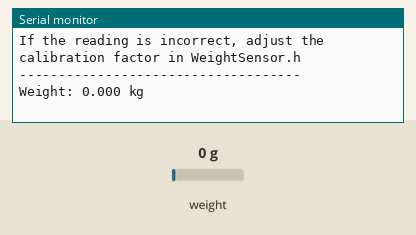
This sketch was run on a simulated ESP32-S3. Parts: the last lines printed to the serial monitor. Inputs (shaded band) come from the test bench; at power-on: weight on the scale 0 g.

Above: at 5.2 s.
5.3 s: weight on the scale set to 100 g
At 7.1 s:
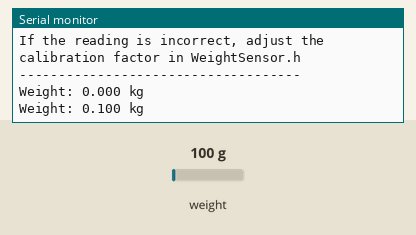
7.3 s: weight on the scale set to 1250 g
At 8.6 s:
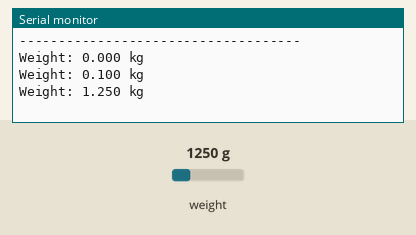
Timing chart, 0 to 10.3 s (numbered marks = the images above; inputs shaded):
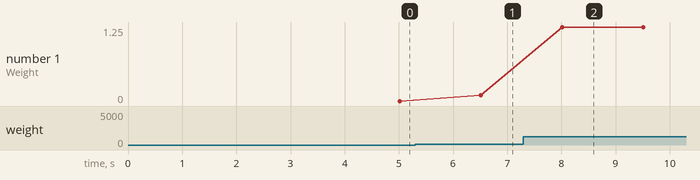

The sketch:

Weight_Test.ino
```cpp
/*
 * Load Cell Test Script (10KG)
 * ----------------------------
 * This script is used to calibrate and test your 10KG load cell.
 *
 * Connections:
 * HX711 VCC -> ESP32 3.3V
 * HX711 GND -> ESP32 GND
 * HX711 DT  -> ESP32 GPIO 5
 * HX711 SCK -> ESP32 GPIO 6
 */

#include "WeightSensor.h"

// Pin definitions - 5 and 6 are safe on ESP32-S3
#define HX711_DT  5
#define HX711_SCK 6

// Create sensor instance
WeightSensor weightSensor(HX711_DT, HX711_SCK);

void setup() {
  Serial.begin(115200);
  delay(1000);

  Serial.println("--- Load Cell Test & Calibration ---");
  Serial.println("1. Remove all weight from the scale.");
  Serial.println("2. Waiting 2 seconds to tare...");

  delay(2000);

  // Initialize and tare
  weightSensor.begin();

  Serial.println("Tare complete.");
  Serial.println("Now place a known weight (e.g., 1kg) on the scale.");
  Serial.println("If the reading is incorrect, adjust the calibration factor in WeightSensor.h");
  Serial.println("------------------------------------");
}

void loop() {
  // Read weight (average of 10 readings)
  float weight = weightSensor.getWeight(10);

  if (weight != -1.0) {
    Serial.print("Weight: ");
    Serial.print(weight, 3); // Print with 3 decimal places
    Serial.println(" kg");
  } else {
    Serial.println("Error: Could not read from HX711. Check wiring!");
  }

  delay(500); // Wait 500ms before next reading
}
```

WeightSensor.cpp
```cpp
#include "WeightSensor.h"

WeightSensor::WeightSensor(int dout, int sck) : _dout(dout), _sck(sck) {}

void WeightSensor::begin() {
    scale.begin(_dout, _sck);
    scale.set_scale(_calibrationFactor);
    scale.tare(); // Reset the scale to 0
}

float WeightSensor::getWeight(int readings) {
    if (scale.is_ready()) {
        float weight = scale.get_units(readings);
        if (weight < 0) weight = 0.0; // Prevent negative readings due to noise
        return weight;
    } else {
        Serial.println("HX711 not found.");
        return -1.0;
    }
}

void WeightSensor::tare() {
    scale.tare();
}

void WeightSensor::setCalibrationFactor(float factor) {
    _calibrationFactor = factor;
    scale.set_scale(_calibrationFactor);
}
```

WeightSensor.h
```cpp
#ifndef WEIGHT_SENSOR_H
#define WEIGHT_SENSOR_H

#include <Arduino.h>
#include "HX711.h"

class WeightSensor {
public:
    WeightSensor(int dout, int sck);
    void begin();
    float getWeight(int readings = 10);
    void tare();
    void setCalibrationFactor(float factor);

private:
    HX711 scale;
    int _dout;
    int _sck;
    float _calibrationFactor = -7050.0; // Default value, needs manual calibration
};

#endif
```

Measured:
- after the input at 5.3 s, the serial monitor: prints a new line after 1.2 s (image 1)
- after the input at 7.3 s, the serial monitor: prints a new line after 0.71 s (image 2)
- plotted number 1: 0 → 0.1 after the input at 5.3 s, 0.1 → 1.25 after the input at 7.3 s
